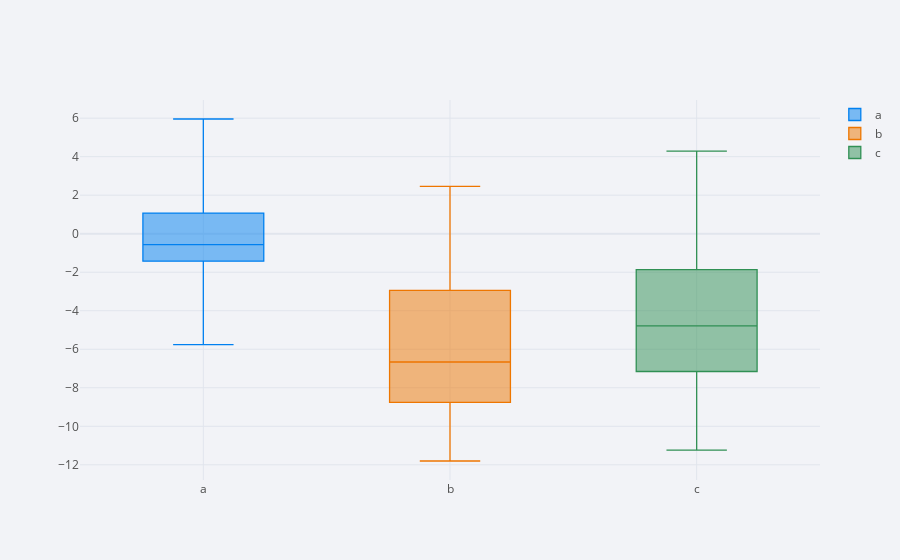

The notebook cell this image was saved under:
### Markdown cell above
### Box Plot and Area Plot

### Code cell
df.iplot(kind = 'box')
